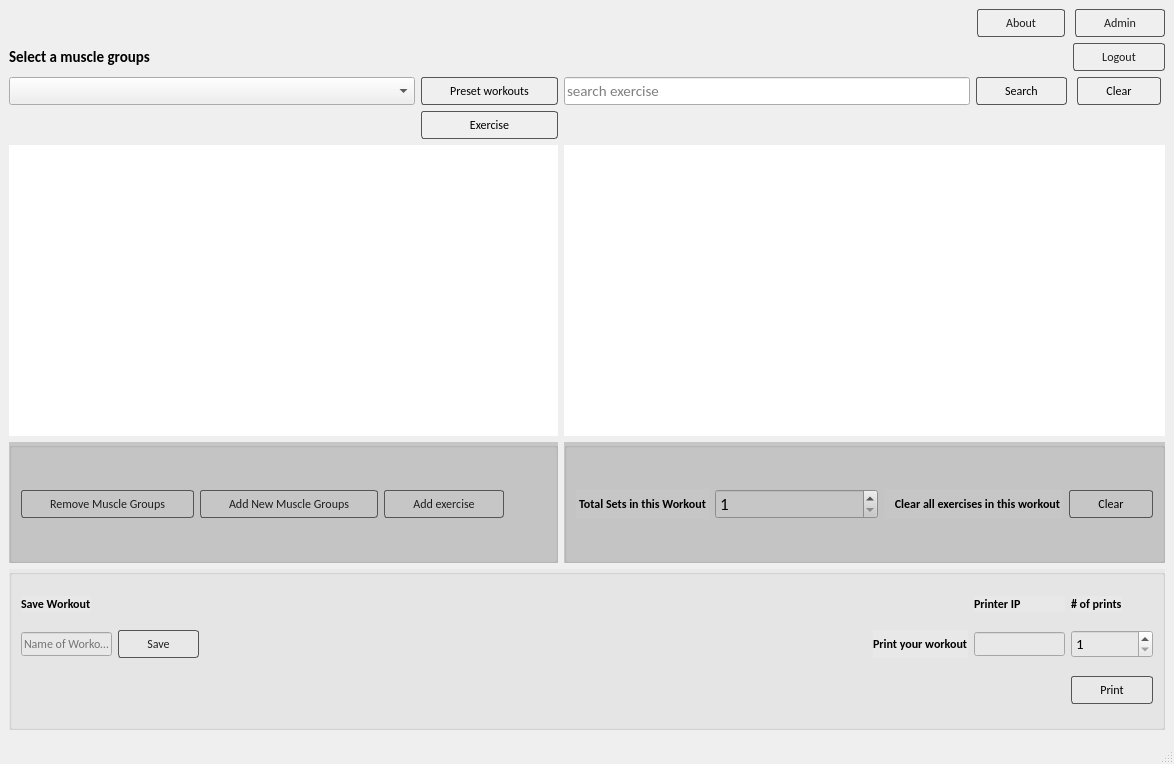
<?xml version="1.0" encoding="UTF-8"?>
<ui version="4.0">
 <class>MainWindow</class>
 <widget class="QMainWindow" name="MainWindow">
  <property name="geometry">
   <rect>
    <x>0</x>
    <y>0</y>
    <width>1174</width>
    <height>764</height>
   </rect>
  </property>
  <property name="sizePolicy">
   <sizepolicy hsizetype="Maximum" vsizetype="Minimum">
    <horstretch>0</horstretch>
    <verstretch>0</verstretch>
   </sizepolicy>
  </property>
  <property name="minimumSize">
   <size>
    <width>0</width>
    <height>0</height>
   </size>
  </property>
  <property name="font">
   <font>
    <family>Calibri</family>
    <pointsize>11</pointsize>
   </font>
  </property>
  <property name="windowTitle">
   <string>Workout Generator</string>
  </property>
  <property name="autoFillBackground">
   <bool>false</bool>
  </property>
  <property name="styleSheet">
   <string notr="true"/>
  </property>
  <widget class="QWidget" name="centralwidget">
   <layout class="QGridLayout" name="gridLayout">
    <item row="17" column="2">
     <widget class="QLineEdit" name="lineEdit_search_exercise">
      <property name="sizePolicy">
       <sizepolicy hsizetype="Expanding" vsizetype="Minimum">
        <horstretch>0</horstretch>
        <verstretch>0</verstretch>
       </sizepolicy>
      </property>
      <property name="text">
       <string/>
      </property>
      <property name="placeholderText">
       <string>search exercise</string>
      </property>
     </widget>
    </item>
    <item row="26" column="0" colspan="2">
     <widget class="QTableWidget" name="tableWidget_exercise">
      <property name="font">
       <font>
        <family>Calibri</family>
        <pointsize>10</pointsize>
       </font>
      </property>
      <property name="styleSheet">
       <string notr="true"/>
      </property>
      <property name="frameShape">
       <enum>QFrame::NoFrame</enum>
      </property>
      <property name="frameShadow">
       <enum>QFrame::Plain</enum>
      </property>
      <property name="lineWidth">
       <number>0</number>
      </property>
      <property name="sizeAdjustPolicy">
       <enum>QAbstractScrollArea::AdjustToContents</enum>
      </property>
      <property name="dragEnabled">
       <bool>false</bool>
      </property>
      <property name="dragDropOverwriteMode">
       <bool>false</bool>
      </property>
      <property name="dragDropMode">
       <enum>QAbstractItemView::NoDragDrop</enum>
      </property>
      <property name="defaultDropAction">
       <enum>Qt::IgnoreAction</enum>
      </property>
      <property name="alternatingRowColors">
       <bool>true</bool>
      </property>
      <property name="showGrid">
       <bool>false</bool>
      </property>
      <property name="gridStyle">
       <enum>Qt::NoPen</enum>
      </property>
      <property name="wordWrap">
       <bool>false</bool>
      </property>
      <property name="rowCount">
       <number>0</number>
      </property>
      <property name="columnCount">
       <number>0</number>
      </property>
      <attribute name="horizontalHeaderVisible">
       <bool>false</bool>
      </attribute>
      <attribute name="horizontalHeaderDefaultSectionSize">
       <number>200</number>
      </attribute>
      <attribute name="horizontalHeaderStretchLastSection">
       <bool>false</bool>
      </attribute>
      <attribute name="verticalHeaderVisible">
       <bool>true</bool>
      </attribute>
      <attribute name="verticalHeaderHighlightSections">
       <bool>true</bool>
      </attribute>
     </widget>
    </item>
    <item row="31" column="0" colspan="5">
     <widget class="QGroupBox" name="groupBox_2">
      <property name="font">
       <font>
        <family>Calibri</family>
        <pointsize>48</pointsize>
       </font>
      </property>
      <property name="styleSheet">
       <string notr="true">background-color: rgb(232, 232, 232);</string>
      </property>
      <property name="title">
       <string/>
      </property>
      <layout class="QGridLayout" name="gridLayout_2">
       <item row="3" column="10">
        <widget class="QPushButton" name="pushButton_print">
         <property name="sizePolicy">
          <sizepolicy hsizetype="Fixed" vsizetype="Fixed">
           <horstretch>0</horstretch>
           <verstretch>0</verstretch>
          </sizepolicy>
         </property>
         <property name="font">
          <font>
           <family>Calibri</family>
           <pointsize>9</pointsize>
          </font>
         </property>
         <property name="styleSheet">
          <string notr="true">QPushButton {
    color: #000;
    border: 1px solid #555;
    border-radius: 3px;
    border-style: Solid;
    background: qradialgradient(
        cx: 0.3, cy: -0.4, fx: 0.3, fy: -0.4,
        radius: 1.35, stop: 0 #FFF, stop: 1 #D3D3D3
        );
    padding: 5px 28px;
    }

QPushButton:hover {
    background: qradialgradient(
        cx: 0.3, cy: -0.4, fx: 0.3, fy: -0.4,
        radius: 1.35, stop: 0 #fff, stop: 1 #bbb
        );
    }

QPushButton:pressed {
    border-style: inset;
    background: qradialgradient(
        cx: 0.4, cy: -0.1, fx: 0.4, fy: -0.1,
        radius: 1.35, stop: 0 #fff, stop: 1 #ddd
        );
    }</string>
         </property>
         <property name="text">
          <string>Print</string>
         </property>
        </widget>
       </item>
       <item row="2" column="3" alignment="Qt::AlignRight">
        <widget class="QLabel" name="label_5">
         <property name="sizePolicy">
          <sizepolicy hsizetype="Fixed" vsizetype="Preferred">
           <horstretch>0</horstretch>
           <verstretch>0</verstretch>
          </sizepolicy>
         </property>
         <property name="font">
          <font>
           <family>Calibri</family>
           <pointsize>9</pointsize>
           <weight>75</weight>
           <bold>true</bold>
          </font>
         </property>
         <property name="text">
          <string>Print your workout</string>
         </property>
        </widget>
       </item>
       <item row="2" column="9">
        <widget class="QLineEdit" name="lineEdit_ip">
         <property name="sizePolicy">
          <sizepolicy hsizetype="Fixed" vsizetype="Fixed">
           <horstretch>0</horstretch>
           <verstretch>0</verstretch>
          </sizepolicy>
         </property>
         <property name="font">
          <font>
           <family>Calibri</family>
           <pointsize>9</pointsize>
          </font>
         </property>
        </widget>
       </item>
       <item row="2" column="10">
        <widget class="QSpinBox" name="spinBox_print_labels">
         <property name="sizePolicy">
          <sizepolicy hsizetype="Minimum" vsizetype="Fixed">
           <horstretch>0</horstretch>
           <verstretch>0</verstretch>
          </sizepolicy>
         </property>
         <property name="font">
          <font>
           <family>Calibri</family>
           <pointsize>11</pointsize>
          </font>
         </property>
         <property name="minimum">
          <number>1</number>
         </property>
        </widget>
       </item>
       <item row="1" column="10">
        <widget class="QLabel" name="label_7">
         <property name="sizePolicy">
          <sizepolicy hsizetype="Fixed" vsizetype="Preferred">
           <horstretch>0</horstretch>
           <verstretch>0</verstretch>
          </sizepolicy>
         </property>
         <property name="font">
          <font>
           <family>Calibri</family>
           <pointsize>9</pointsize>
           <weight>75</weight>
           <bold>true</bold>
          </font>
         </property>
         <property name="text">
          <string># of prints</string>
         </property>
        </widget>
       </item>
       <item row="1" column="9">
        <widget class="QLabel" name="label_6">
         <property name="font">
          <font>
           <family>Calibri</family>
           <pointsize>9</pointsize>
           <weight>75</weight>
           <bold>true</bold>
          </font>
         </property>
         <property name="text">
          <string>Printer IP</string>
         </property>
        </widget>
       </item>
       <item row="2" column="0">
        <widget class="QLineEdit" name="lineEdit_workout_name">
         <property name="sizePolicy">
          <sizepolicy hsizetype="Fixed" vsizetype="Fixed">
           <horstretch>0</horstretch>
           <verstretch>0</verstretch>
          </sizepolicy>
         </property>
         <property name="font">
          <font>
           <family>Calibri</family>
           <pointsize>9</pointsize>
          </font>
         </property>
         <property name="placeholderText">
          <string>Name of Workout</string>
         </property>
        </widget>
       </item>
       <item row="2" column="2">
        <widget class="QPushButton" name="pushButton_workout_save">
         <property name="sizePolicy">
          <sizepolicy hsizetype="Fixed" vsizetype="Fixed">
           <horstretch>0</horstretch>
           <verstretch>0</verstretch>
          </sizepolicy>
         </property>
         <property name="font">
          <font>
           <family>Calibri</family>
           <pointsize>9</pointsize>
          </font>
         </property>
         <property name="styleSheet">
          <string notr="true">QPushButton {
    color: #1E1E1E;
    border: 1px solid #555;
    border-radius: 3px;
    border-style: Solid;
    background: qradialgradient(
        cx: 0.3, cy: -0.4, fx: 0.3, fy: -0.4,
        radius: 1.35, stop: 0 #e5e5e5, stop: 1 #79d70f
        );
    padding: 5px 28px;
    }

QPushButton:hover {
    background: qradialgradient(
        cx: 0.3, cy: -0.4, fx: 0.3, fy: -0.4,
        radius: 1.35, stop: 0 #fff, stop: 1 #bbb
        );
    }

QPushButton:pressed {
    border-style: inset;
    background: qradialgradient(
        cx: 0.4, cy: -0.1, fx: 0.4, fy: -0.1,
        radius: 1.35, stop: 0 #fff, stop: 1 #ddd
        );
    }</string>
         </property>
         <property name="text">
          <string>Save</string>
         </property>
        </widget>
       </item>
       <item row="1" column="0">
        <widget class="QLabel" name="label_save_workout">
         <property name="sizePolicy">
          <sizepolicy hsizetype="Fixed" vsizetype="Fixed">
           <horstretch>0</horstretch>
           <verstretch>0</verstretch>
          </sizepolicy>
         </property>
         <property name="font">
          <font>
           <family>Calibri</family>
           <pointsize>9</pointsize>
           <weight>75</weight>
           <bold>true</bold>
          </font>
         </property>
         <property name="text">
          <string>Save Workout</string>
         </property>
        </widget>
       </item>
      </layout>
     </widget>
    </item>
    <item row="17" column="1">
     <widget class="QPushButton" name="pushButton_preset_workouts">
      <property name="sizePolicy">
       <sizepolicy hsizetype="Minimum" vsizetype="Fixed">
        <horstretch>0</horstretch>
        <verstretch>0</verstretch>
       </sizepolicy>
      </property>
      <property name="minimumSize">
       <size>
        <width>0</width>
        <height>0</height>
       </size>
      </property>
      <property name="font">
       <font>
        <family>Calibri</family>
        <pointsize>9</pointsize>
       </font>
      </property>
      <property name="styleSheet">
       <string notr="true">QPushButton {
    color: #000;
    border: 1px solid #555;
    border-radius: 3px;
    border-style: Solid;
    background: qradialgradient(
        cx: 0.3, cy: -0.4, fx: 0.3, fy: -0.4,
        radius: 1.35, stop: 0 #FFF, stop: 1 #D3D3D3
        );
    padding: 5px 28px;
    }

QPushButton:hover {
    background: qradialgradient(
        cx: 0.3, cy: -0.4, fx: 0.3, fy: -0.4,
        radius: 1.35, stop: 0 #fff, stop: 1 #bbb
        );
    }

QPushButton:pressed {
    border-style: inset;
    background: qradialgradient(
        cx: 0.4, cy: -0.1, fx: 0.4, fy: -0.1,
        radius: 1.35, stop: 0 #fff, stop: 1 #ddd
        );
    }</string>
      </property>
      <property name="text">
       <string>Preset workouts</string>
      </property>
     </widget>
    </item>
    <item row="14" column="4" alignment="Qt::AlignRight">
     <widget class="QPushButton" name="pushButton_logout">
      <property name="sizePolicy">
       <sizepolicy hsizetype="Fixed" vsizetype="Fixed">
        <horstretch>0</horstretch>
        <verstretch>0</verstretch>
       </sizepolicy>
      </property>
      <property name="font">
       <font>
        <family>Calibri</family>
        <pointsize>9</pointsize>
       </font>
      </property>
      <property name="styleSheet">
       <string notr="true">QPushButton {
    color: #1E1E1E;
    border: 1px solid #555;
    border-radius: 3px;
    border-style: Solid;
    background: qradialgradient(
        cx: 0.3, cy: -0.4, fx: 0.3, fy: -0.4,
        radius: 1.35, stop: 0 #e5e5e5, stop: 1 #79d70f
        );
    padding: 5px 28px;
    }

QPushButton:hover {
    background: qradialgradient(
        cx: 0.3, cy: -0.4, fx: 0.3, fy: -0.4,
        radius: 1.35, stop: 0 #fff, stop: 1 #bbb
        );
    }

QPushButton:pressed {
    border-style: inset;
    background: qradialgradient(
        cx: 0.4, cy: -0.1, fx: 0.4, fy: -0.1,
        radius: 1.35, stop: 0 #fff, stop: 1 #ddd
        );
    }</string>
      </property>
      <property name="text">
       <string>Logout</string>
      </property>
     </widget>
    </item>
    <item row="21" column="0">
     <widget class="QLabel" name="label_table_1">
      <property name="font">
       <font>
        <family>Calibri</family>
        <pointsize>9</pointsize>
        <weight>75</weight>
        <bold>true</bold>
       </font>
      </property>
      <property name="text">
       <string/>
      </property>
     </widget>
    </item>
    <item row="28" column="0" rowspan="2" colspan="2">
     <widget class="QGroupBox" name="groupBox_3">
      <property name="font">
       <font>
        <family>Calibri</family>
        <pointsize>36</pointsize>
       </font>
      </property>
      <property name="styleSheet">
       <string notr="true">background-color: rgb(198, 198, 198);</string>
      </property>
      <property name="title">
       <string/>
      </property>
      <layout class="QGridLayout" name="gridLayout_4">
       <item row="0" column="0" alignment="Qt::AlignRight">
        <widget class="QPushButton" name="pushButton_remove_muscle_groups">
         <property name="font">
          <font>
           <family>Calibri</family>
           <pointsize>9</pointsize>
          </font>
         </property>
         <property name="styleSheet">
          <string notr="true">QPushButton {
    color: #1E1E1E;
    border: 1px solid #555;
    border-radius: 3px;
    border-style: Solid;
    background: qradialgradient(
        cx: 0.3, cy: -0.4, fx: 0.3, fy: -0.4,
        radius: 1.35, stop: 0 #e5e5e5, stop: 1 #79d70f
        );
    padding: 5px 28px;
    }

QPushButton:hover {
    background: qradialgradient(
        cx: 0.3, cy: -0.4, fx: 0.3, fy: -0.4,
        radius: 1.35, stop: 0 #fff, stop: 1 #bbb
        );
    }

QPushButton:pressed {
    border-style: inset;
    background: qradialgradient(
        cx: 0.4, cy: -0.1, fx: 0.4, fy: -0.1,
        radius: 1.35, stop: 0 #fff, stop: 1 #ddd
        );
    }</string>
         </property>
         <property name="text">
          <string>Remove Muscle Groups</string>
         </property>
        </widget>
       </item>
       <item row="0" column="2" alignment="Qt::AlignLeft">
        <widget class="QPushButton" name="pushButton_add_exercise">
         <property name="sizePolicy">
          <sizepolicy hsizetype="Minimum" vsizetype="Fixed">
           <horstretch>0</horstretch>
           <verstretch>0</verstretch>
          </sizepolicy>
         </property>
         <property name="font">
          <font>
           <family>Calibri</family>
           <pointsize>9</pointsize>
          </font>
         </property>
         <property name="styleSheet">
          <string notr="true">QPushButton {
    color: #1E1E1E;
    border: 1px solid #555;
    border-radius: 3px;
    border-style: Solid;
    background: qradialgradient(
        cx: 0.3, cy: -0.4, fx: 0.3, fy: -0.4,
        radius: 1.35, stop: 0 #e5e5e5, stop: 1 #79d70f
        );
    padding: 5px 28px;
    }

QPushButton:hover {
    background: qradialgradient(
        cx: 0.3, cy: -0.4, fx: 0.3, fy: -0.4,
        radius: 1.35, stop: 0 #fff, stop: 1 #bbb
        );
    }

QPushButton:pressed {
    border-style: inset;
    background: qradialgradient(
        cx: 0.4, cy: -0.1, fx: 0.4, fy: -0.1,
        radius: 1.35, stop: 0 #fff, stop: 1 #ddd
        );
    }</string>
         </property>
         <property name="text">
          <string>Add exercise</string>
         </property>
        </widget>
       </item>
       <item row="0" column="1" alignment="Qt::AlignHCenter">
        <widget class="QPushButton" name="pushButton_add_new_muscle_groups">
         <property name="sizePolicy">
          <sizepolicy hsizetype="Minimum" vsizetype="Fixed">
           <horstretch>0</horstretch>
           <verstretch>0</verstretch>
          </sizepolicy>
         </property>
         <property name="minimumSize">
          <size>
           <width>0</width>
           <height>0</height>
          </size>
         </property>
         <property name="font">
          <font>
           <family>Calibri</family>
           <pointsize>9</pointsize>
          </font>
         </property>
         <property name="styleSheet">
          <string notr="true">QPushButton {
    color: #1E1E1E;
    border: 1px solid #555;
    border-radius: 3px;
    border-style: Solid;
    background: qradialgradient(
        cx: 0.3, cy: -0.4, fx: 0.3, fy: -0.4,
        radius: 1.35, stop: 0 #e5e5e5, stop: 1 #79d70f
        );
    padding: 5px 28px;
    }

QPushButton:hover {
    background: qradialgradient(
        cx: 0.3, cy: -0.4, fx: 0.3, fy: -0.4,
        radius: 1.35, stop: 0 #fff, stop: 1 #bbb
        );
    }

QPushButton:pressed {
    border-style: inset;
    background: qradialgradient(
        cx: 0.4, cy: -0.1, fx: 0.4, fy: -0.1,
        radius: 1.35, stop: 0 #fff, stop: 1 #ddd
        );
    }</string>
         </property>
         <property name="text">
          <string>Add New Muscle Groups</string>
         </property>
        </widget>
       </item>
      </layout>
     </widget>
    </item>
    <item row="17" column="3" alignment="Qt::AlignHCenter">
     <widget class="QPushButton" name="pushButton_find">
      <property name="sizePolicy">
       <sizepolicy hsizetype="Fixed" vsizetype="Fixed">
        <horstretch>0</horstretch>
        <verstretch>0</verstretch>
       </sizepolicy>
      </property>
      <property name="font">
       <font>
        <family>Calibri</family>
        <pointsize>9</pointsize>
       </font>
      </property>
      <property name="styleSheet">
       <string notr="true">QPushButton {
    color: #000;
    border: 1px solid #555;
    border-radius: 3px;
    border-style: Solid;
    background: qradialgradient(
        cx: 0.3, cy: -0.4, fx: 0.3, fy: -0.4,
        radius: 1.35, stop: 0 #FFF, stop: 1 #D3D3D3
        );
    padding: 5px 28px;
    }

QPushButton:hover {
    background: qradialgradient(
        cx: 0.3, cy: -0.4, fx: 0.3, fy: -0.4,
        radius: 1.35, stop: 0 #fff, stop: 1 #bbb
        );
    }

QPushButton:pressed {
    border-style: inset;
    background: qradialgradient(
        cx: 0.4, cy: -0.1, fx: 0.4, fy: -0.1,
        radius: 1.35, stop: 0 #fff, stop: 1 #ddd
        );
    }</string>
      </property>
      <property name="text">
       <string>Search</string>
      </property>
     </widget>
    </item>
    <item row="17" column="0">
     <widget class="QComboBox" name="comboBox_exercise">
      <property name="sizePolicy">
       <sizepolicy hsizetype="Expanding" vsizetype="Minimum">
        <horstretch>0</horstretch>
        <verstretch>0</verstretch>
       </sizepolicy>
      </property>
      <property name="minimumSize">
       <size>
        <width>0</width>
        <height>0</height>
       </size>
      </property>
      <property name="font">
       <font>
        <family>Calibri</family>
        <pointsize>9</pointsize>
       </font>
      </property>
     </widget>
    </item>
    <item row="21" column="1">
     <widget class="QPushButton" name="pushButton_exercise">
      <property name="sizePolicy">
       <sizepolicy hsizetype="Minimum" vsizetype="Fixed">
        <horstretch>0</horstretch>
        <verstretch>0</verstretch>
       </sizepolicy>
      </property>
      <property name="font">
       <font>
        <family>Calibri</family>
        <pointsize>9</pointsize>
       </font>
      </property>
      <property name="styleSheet">
       <string notr="true">QPushButton {
    color: #000;
    border: 1px solid #555;
    border-radius: 3px;
    border-style: Solid;
    background: qradialgradient(
        cx: 0.3, cy: -0.4, fx: 0.3, fy: -0.4,
        radius: 1.35, stop: 0 #FFF, stop: 1 #D3D3D3
        );
    padding: 5px 28px;
    }

QPushButton:hover {
    background: qradialgradient(
        cx: 0.3, cy: -0.4, fx: 0.3, fy: -0.4,
        radius: 1.35, stop: 0 #fff, stop: 1 #bbb
        );
    }

QPushButton:pressed {
    border-style: inset;
    background: qradialgradient(
        cx: 0.4, cy: -0.1, fx: 0.4, fy: -0.1,
        radius: 1.35, stop: 0 #fff, stop: 1 #ddd
        );
    }</string>
      </property>
      <property name="text">
       <string>Exercise</string>
      </property>
     </widget>
    </item>
    <item row="14" column="0">
     <widget class="QLabel" name="label">
      <property name="font">
       <font>
        <family>Calibri</family>
        <pointsize>11</pointsize>
        <weight>75</weight>
        <bold>true</bold>
       </font>
      </property>
      <property name="text">
       <string>Select a muscle groups</string>
      </property>
     </widget>
    </item>
    <item row="17" column="4" alignment="Qt::AlignHCenter">
     <widget class="QPushButton" name="pushButton_exercise_clear">
      <property name="sizePolicy">
       <sizepolicy hsizetype="Fixed" vsizetype="Fixed">
        <horstretch>0</horstretch>
        <verstretch>0</verstretch>
       </sizepolicy>
      </property>
      <property name="font">
       <font>
        <family>Calibri</family>
        <pointsize>9</pointsize>
       </font>
      </property>
      <property name="styleSheet">
       <string notr="true">QPushButton {
    color: #000;
    border: 1px solid #555;
    border-radius: 3px;
    border-style: Solid;
    background: qradialgradient(
        cx: 0.3, cy: -0.4, fx: 0.3, fy: -0.4,
        radius: 1.35, stop: 0 #FFF, stop: 1 #D3D3D3
        );
    padding: 5px 28px;
    }

QPushButton:hover {
    background: qradialgradient(
        cx: 0.3, cy: -0.4, fx: 0.3, fy: -0.4,
        radius: 1.35, stop: 0 #fff, stop: 1 #bbb
        );
    }

QPushButton:pressed {
    border-style: inset;
    background: qradialgradient(
        cx: 0.4, cy: -0.1, fx: 0.4, fy: -0.1,
        radius: 1.35, stop: 0 #fff, stop: 1 #ddd
        );
    }</string>
      </property>
      <property name="text">
       <string>Clear</string>
      </property>
     </widget>
    </item>
    <item row="28" column="2" rowspan="2" colspan="3">
     <widget class="QGroupBox" name="groupBox">
      <property name="font">
       <font>
        <family>Calibri</family>
        <pointsize>36</pointsize>
       </font>
      </property>
      <property name="styleSheet">
       <string notr="true">background-color: rgb(198, 198, 198);</string>
      </property>
      <property name="title">
       <string/>
      </property>
      <property name="checkable">
       <bool>false</bool>
      </property>
      <layout class="QGridLayout" name="gridLayout_3">
       <item row="2" column="0" alignment="Qt::AlignHCenter">
        <widget class="QLabel" name="label_9">
         <property name="sizePolicy">
          <sizepolicy hsizetype="Expanding" vsizetype="Preferred">
           <horstretch>0</horstretch>
           <verstretch>0</verstretch>
          </sizepolicy>
         </property>
         <property name="font">
          <font>
           <family>Calibri</family>
           <pointsize>9</pointsize>
           <weight>75</weight>
           <bold>true</bold>
          </font>
         </property>
         <property name="text">
          <string> Total Sets in this Workout </string>
         </property>
         <property name="alignment">
          <set>Qt::AlignCenter</set>
         </property>
        </widget>
       </item>
       <item row="2" column="5" alignment="Qt::AlignHCenter">
        <widget class="QPushButton" name="pushButton_set_clear">
         <property name="sizePolicy">
          <sizepolicy hsizetype="Expanding" vsizetype="Fixed">
           <horstretch>0</horstretch>
           <verstretch>0</verstretch>
          </sizepolicy>
         </property>
         <property name="font">
          <font>
           <family>Calibri</family>
           <pointsize>9</pointsize>
          </font>
         </property>
         <property name="styleSheet">
          <string notr="true">QPushButton {
    color: #000;
    border: 1px solid #555;
    border-radius: 3px;
    border-style: Solid;
    background: qradialgradient(
        cx: 0.3, cy: -0.4, fx: 0.3, fy: -0.4,
        radius: 1.35, stop: 0 #FFF, stop: 1 #D3D3D3
        );
    padding: 5px 28px;
    }

QPushButton:hover {
    background: qradialgradient(
        cx: 0.3, cy: -0.4, fx: 0.3, fy: -0.4,
        radius: 1.35, stop: 0 #fff, stop: 1 #bbb
        );
    }

QPushButton:pressed {
    border-style: inset;
    background: qradialgradient(
        cx: 0.4, cy: -0.1, fx: 0.4, fy: -0.1,
        radius: 1.35, stop: 0 #fff, stop: 1 #ddd
        );
    }</string>
         </property>
         <property name="text">
          <string>Clear</string>
         </property>
        </widget>
       </item>
       <item row="2" column="4" alignment="Qt::AlignRight">
        <widget class="QLabel" name="label_10">
         <property name="sizePolicy">
          <sizepolicy hsizetype="Expanding" vsizetype="Preferred">
           <horstretch>0</horstretch>
           <verstretch>0</verstretch>
          </sizepolicy>
         </property>
         <property name="font">
          <font>
           <family>Calibri</family>
           <pointsize>9</pointsize>
           <weight>75</weight>
           <bold>true</bold>
          </font>
         </property>
         <property name="text">
          <string>    Clear all exercises in this workout </string>
         </property>
        </widget>
       </item>
       <item row="2" column="3">
        <widget class="QSpinBox" name="spinBox_set">
         <property name="sizePolicy">
          <sizepolicy hsizetype="Expanding" vsizetype="Fixed">
           <horstretch>0</horstretch>
           <verstretch>0</verstretch>
          </sizepolicy>
         </property>
         <property name="font">
          <font>
           <family>Calibri</family>
           <pointsize>13</pointsize>
          </font>
         </property>
         <property name="minimum">
          <number>1</number>
         </property>
         <property name="value">
          <number>1</number>
         </property>
        </widget>
       </item>
      </layout>
     </widget>
    </item>
    <item row="0" column="4" alignment="Qt::AlignRight">
     <widget class="QPushButton" name="pushButton_admin">
      <property name="sizePolicy">
       <sizepolicy hsizetype="Fixed" vsizetype="Fixed">
        <horstretch>0</horstretch>
        <verstretch>0</verstretch>
       </sizepolicy>
      </property>
      <property name="font">
       <font>
        <family>Calibri</family>
        <pointsize>9</pointsize>
       </font>
      </property>
      <property name="styleSheet">
       <string notr="true">QPushButton {
    color: #1E1E1E;
    border: 1px solid #555;
    border-radius: 3px;
    border-style: Solid;
    background: qradialgradient(
        cx: 0.3, cy: -0.4, fx: 0.3, fy: -0.4,
        radius: 1.35, stop: 0 #e5e5e5, stop: 1 #79d70f
        );
    padding: 5px 28px;
    }

QPushButton:hover {
    background: qradialgradient(
        cx: 0.3, cy: -0.4, fx: 0.3, fy: -0.4,
        radius: 1.35, stop: 0 #fff, stop: 1 #bbb
        );
    }

QPushButton:pressed {
    border-style: inset;
    background: qradialgradient(
        cx: 0.4, cy: -0.1, fx: 0.4, fy: -0.1,
        radius: 1.35, stop: 0 #fff, stop: 1 #ddd
        );
    }</string>
      </property>
      <property name="text">
       <string>Admin</string>
      </property>
     </widget>
    </item>
    <item row="0" column="0">
     <widget class="QLabel" name="label_8">
      <property name="sizePolicy">
       <sizepolicy hsizetype="Fixed" vsizetype="Fixed">
        <horstretch>0</horstretch>
        <verstretch>0</verstretch>
       </sizepolicy>
      </property>
      <property name="styleSheet">
       <string notr="true">image url(:/newPrefix/rsz_rf_logo_big (1).png)</string>
      </property>
      <property name="text">
       <string/>
      </property>
      <property name="pixmap">
       <pixmap resource="logo.qrc">:/newPrefix/rsz_rf_logo_big (1).png</pixmap>
      </property>
      <property name="scaledContents">
       <bool>true</bool>
      </property>
     </widget>
    </item>
    <item row="26" column="2" colspan="3">
     <widget class="QTableWidget" name="tableWidget_workout">
      <property name="font">
       <font>
        <family>Calibri</family>
        <pointsize>10</pointsize>
       </font>
      </property>
      <property name="mouseTracking">
       <bool>true</bool>
      </property>
      <property name="styleSheet">
       <string notr="true"/>
      </property>
      <property name="frameShape">
       <enum>QFrame::NoFrame</enum>
      </property>
      <property name="frameShadow">
       <enum>QFrame::Raised</enum>
      </property>
      <property name="lineWidth">
       <number>1</number>
      </property>
      <property name="midLineWidth">
       <number>0</number>
      </property>
      <property name="sizeAdjustPolicy">
       <enum>QAbstractScrollArea::AdjustToContents</enum>
      </property>
      <property name="dragDropMode">
       <enum>QAbstractItemView::NoDragDrop</enum>
      </property>
      <property name="alternatingRowColors">
       <bool>false</bool>
      </property>
      <property name="selectionBehavior">
       <enum>QAbstractItemView::SelectRows</enum>
      </property>
      <property name="showGrid">
       <bool>true</bool>
      </property>
      <attribute name="horizontalHeaderVisible">
       <bool>true</bool>
      </attribute>
      <attribute name="horizontalHeaderCascadingSectionResizes">
       <bool>false</bool>
      </attribute>
      <attribute name="horizontalHeaderDefaultSectionSize">
       <number>150</number>
      </attribute>
      <attribute name="verticalHeaderVisible">
       <bool>false</bool>
      </attribute>
     </widget>
    </item>
    <item row="0" column="3" alignment="Qt::AlignHCenter">
     <widget class="QPushButton" name="pushButton_about">
      <property name="sizePolicy">
       <sizepolicy hsizetype="Fixed" vsizetype="Fixed">
        <horstretch>0</horstretch>
        <verstretch>0</verstretch>
       </sizepolicy>
      </property>
      <property name="font">
       <font>
        <family>Calibri</family>
        <pointsize>9</pointsize>
       </font>
      </property>
      <property name="styleSheet">
       <string notr="true">QPushButton {
    color: #1E1E1E;
    border: 1px solid #555;
    border-radius: 3px;
    border-style: Solid;
    background: qradialgradient(
        cx: 0.3, cy: -0.4, fx: 0.3, fy: -0.4,
        radius: 1.35, stop: 0 #e5e5e5, stop: 1 #79d70f
        );
    padding: 5px 28px;
    }

QPushButton:hover {
    background: qradialgradient(
        cx: 0.3, cy: -0.4, fx: 0.3, fy: -0.4,
        radius: 1.35, stop: 0 #fff, stop: 1 #bbb
        );
    }

QPushButton:pressed {
    border-style: inset;
    background: qradialgradient(
        cx: 0.4, cy: -0.1, fx: 0.4, fy: -0.1,
        radius: 1.35, stop: 0 #fff, stop: 1 #ddd
        );
    }</string>
      </property>
      <property name="text">
       <string>About</string>
      </property>
     </widget>
    </item>
   </layout>
  </widget>
  <widget class="QStatusBar" name="statusbar"/>
 </widget>
 <resources>
  <include location="logo.qrc"/>
 </resources>
 <connections/>
</ui>
